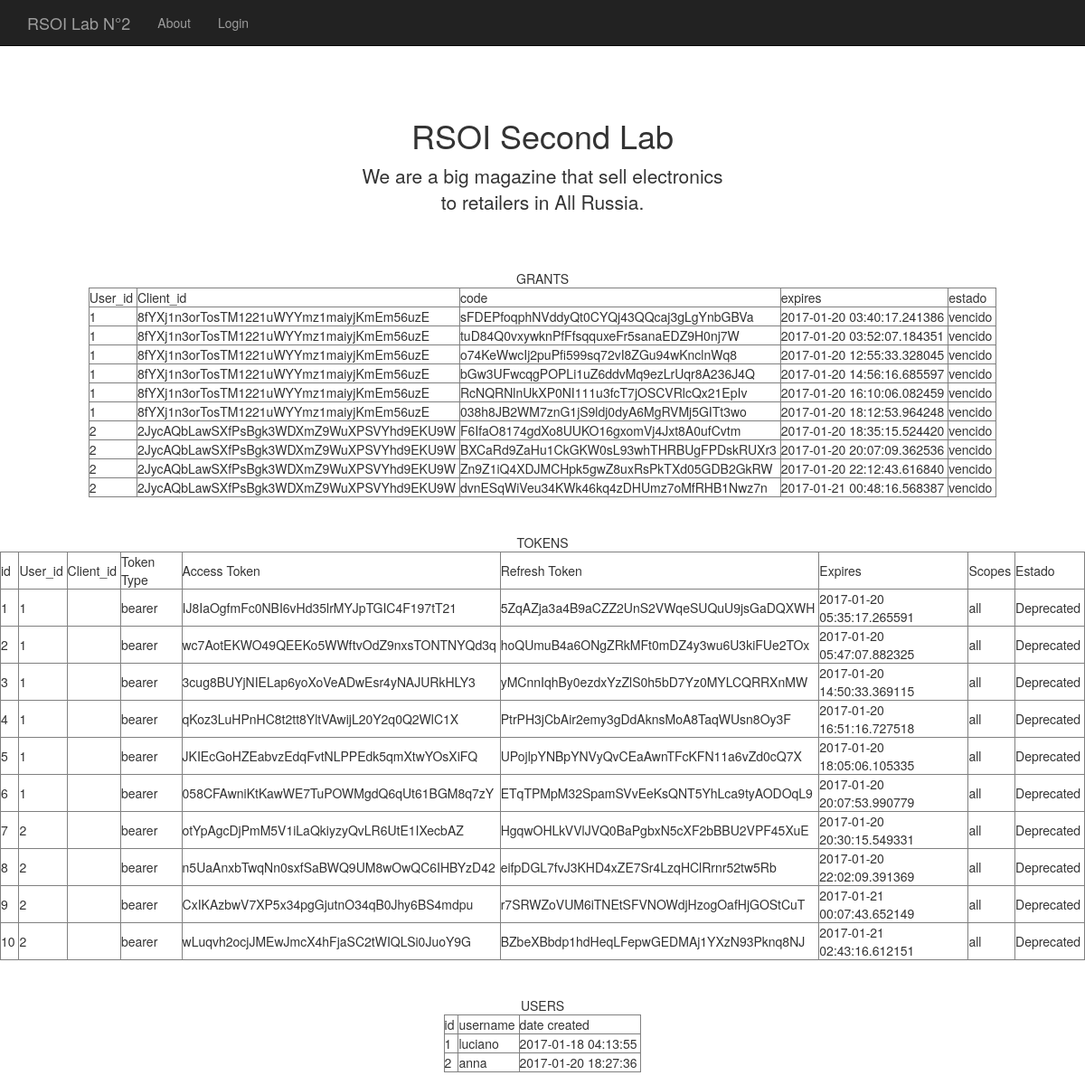
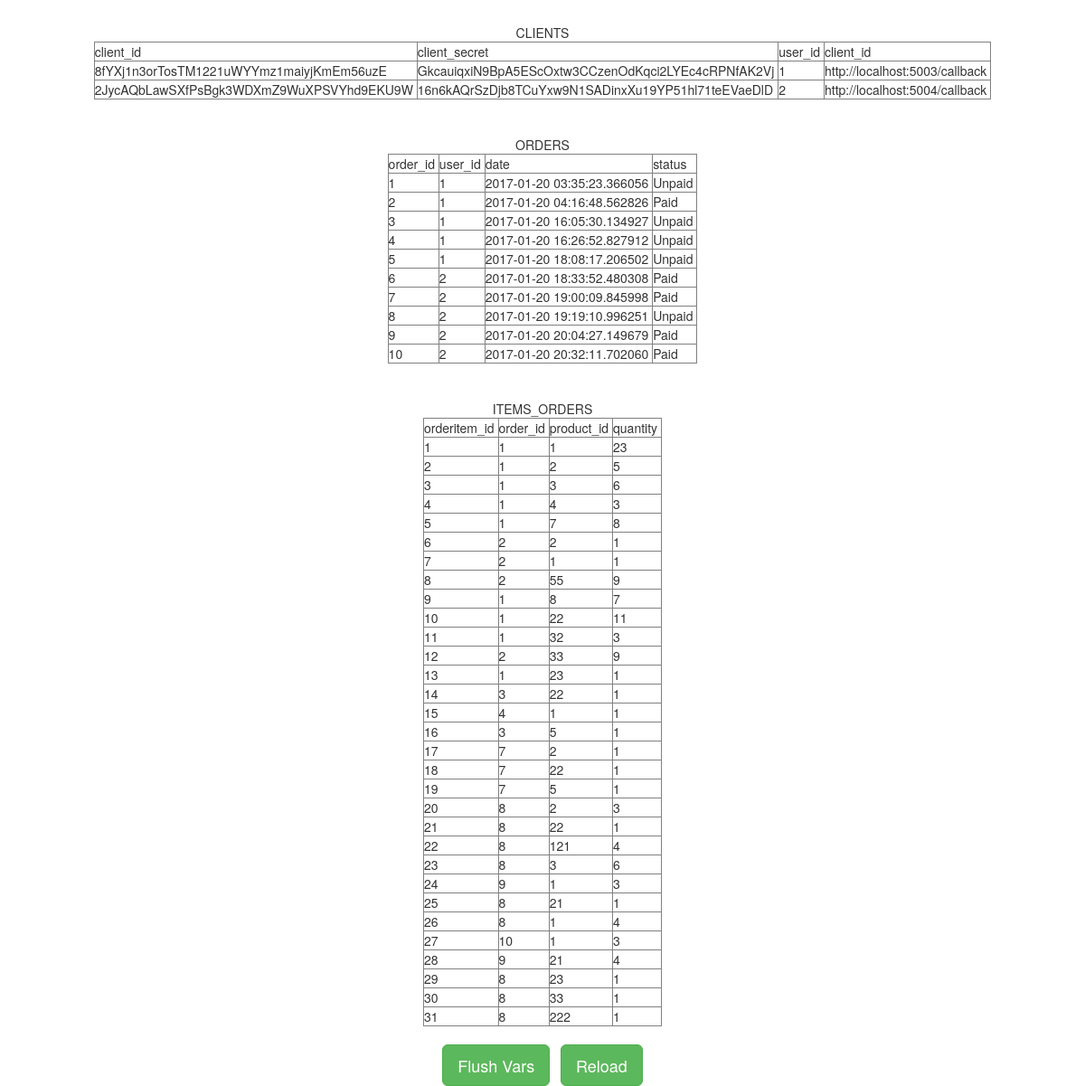
The page /api/printvars on the database as committed earlier (2 pictures, top to bottom).
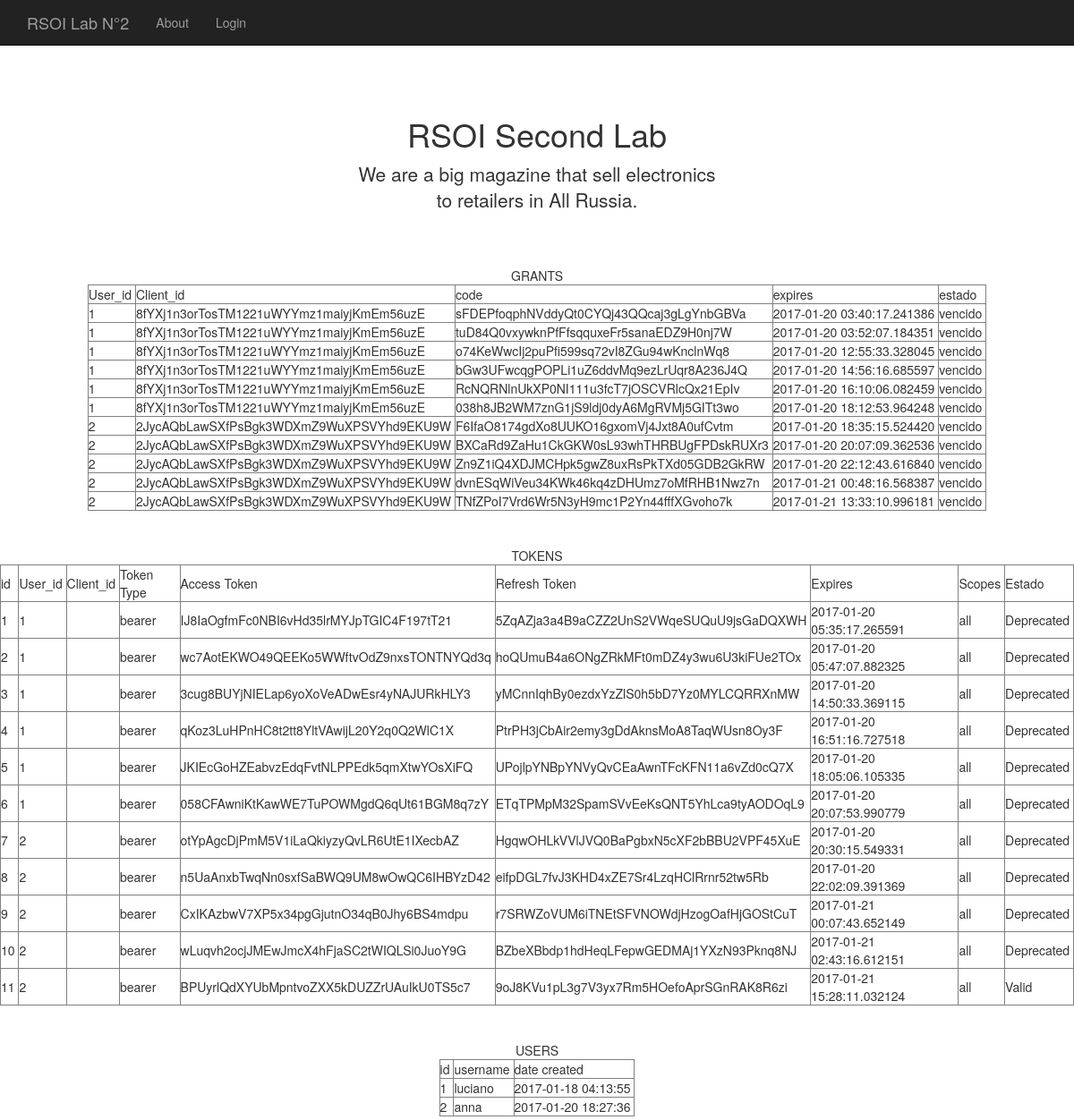
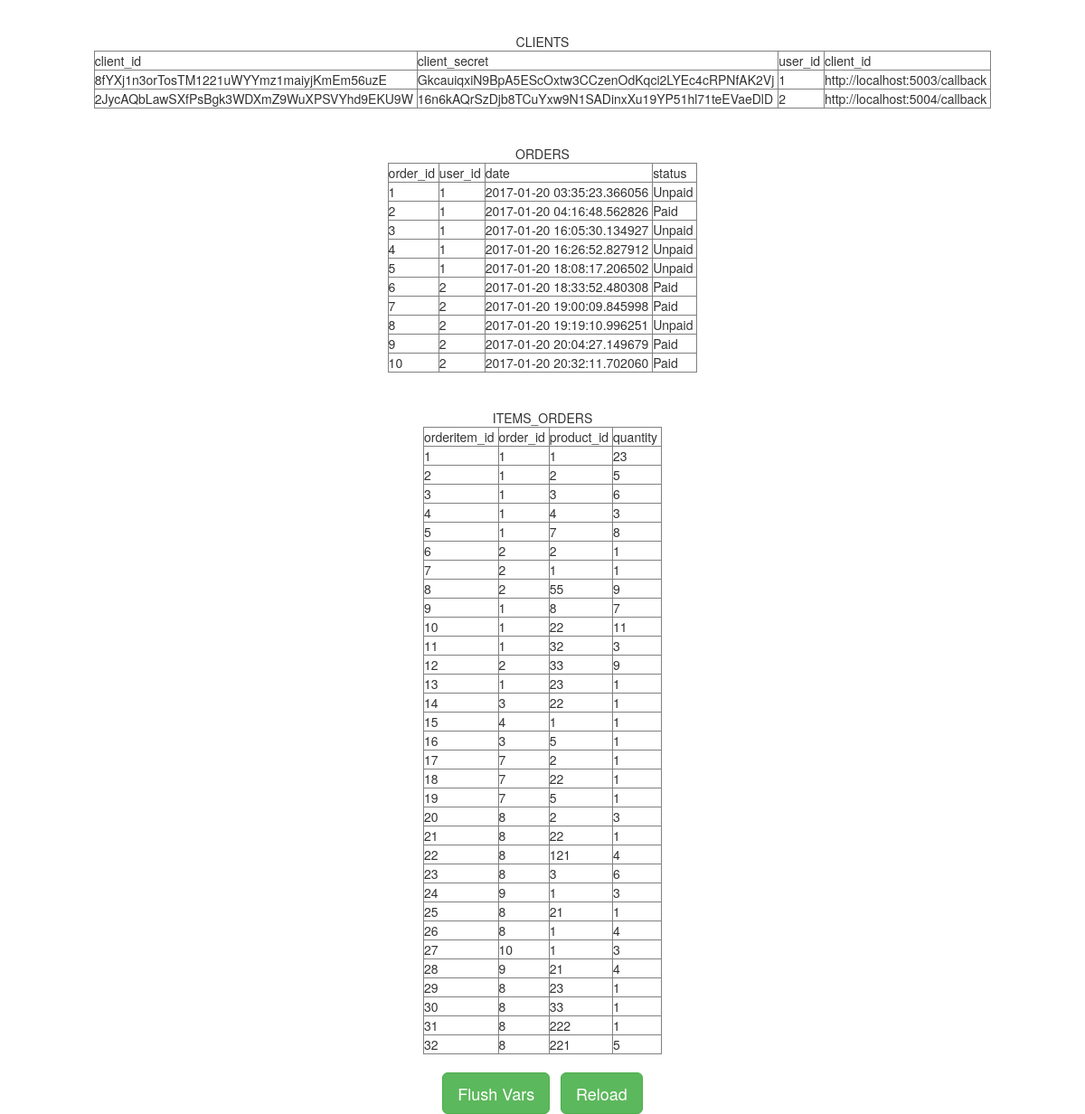
The same page on the database as committed later (2 pictures, top to bottom).
### api.py (models this page shows, shortened)
class Grant(db.Model):
    id = db.Column(db.Integer, primary_key=True)
    user_id = db.Column(db.Integer, db.ForeignKey('users.id', ondelete='CASCADE'))
    user = db.relationship('User') # UNA RELACION CON LA CLASE USUARIO
    client_id = db.Column(db.String(40), db.ForeignKey('client.client_id'), nullable=False, )
    client = db.relationship('Client')   # UNA RELACION CON LA CLASE CLIENTE
    code = db.Column(db.String(255), index=True, nullable=False)
    redirect_uri = db.Column(db.String(255))
    expires = db.Column(db.DateTime)
    _scopes = db.Column(db.Text)

class Token(db.Model):
    id = db.Column(db.Integer, primary_key=True)
    client_id = db.Column(
        db.String(40), db.ForeignKey('client.client_id'),
        nullable=False,
    )
    client = db.relationship('Client')
    user_id = db.Column(
        db.Integer, db.ForeignKey('users.id')
    )
    user = db.relationship('User')
    token_type = db.Column(db.String(40))
    access_token = db.Column(db.String(255), unique=True)
    refresh_token = db.Column(db.String(255), unique=True)
    expires = db.Column(db.DateTime)
    _scopes = db.Column(db.Text)

class User(db.Model):
    __tablename__ = 'users'
    id = db.Column(db.Integer, primary_key=True)
    username = db.Column(db.String(32), index=True, unique=True)
    password_hash = db.Column(db.String(64))
    created = db.Column(db.DateTime)

class Client(db.Model):
    client_id = db.Column(db.String(40), primary_key=True)
    client_secret = db.Column(db.String(55), nullable=False)
    user_id = db.Column(db.Integer, db.ForeignKey('users.id'))
    user = db.relationship('User')
    _redirect_uris = db.Column(db.Text)
    _default_scopes = db.Column(db.Text)

class Order(db.Model):
    order_id = db.Column(db.Integer, primary_key=True)
    date = db.Column(db.DateTime)
    user_id = db.Column(db.Integer, db.ForeignKey('users.id', ondelete='CASCADE'))
    user = db.relationship('User')
    status = db.Column(db.String(80))

class OrderItem(db.Model):
    orderitem_id = db.Column(db.Integer, primary_key=True)
    order_id = db.Column(db.Integer, db.ForeignKey('order.order_id', ondelete='CASCADE'))
    order = db.relationship('Order')
    product_id = db.Column(db.Integer, db.ForeignKey('product.product_id'))
    product = db.relationship('Product')
    quantity = db.Column(db.Integer)

### api.py (the view)
@app.route('/api/printvars')
def printvariables():
    tokensi = []
    grants = []
    usuarios = []
    clientes = []
    ordenes = []
    itemsordenes = []
    cantidad=Grant.query.count()
    ahora = datetime.now()
    if cantidad >0 :
        resultado = Grant.query.filter_by()
        entries = resultado.all()
        for entry in entries:
            if entry.expires > ahora:
                estado="valido"
            else:
                estado="vencido"
            grants.append({'user_id': entry.user_id,
                          'client_id': entry.client_id,
                          'code': entry.code,
                          'expire': entry.expires,
                          'estado': estado})
    canttoken = Token.query.count()
    if canttoken > 0:
        resultadotoken = Token.query.filter_by()
        entrytoken = resultadotoken.all()
        for entry in entrytoken:
            if entry.expires > ahora:
                estado="Valid"
            else:
                estado="Deprecated"
            tokensi.append({'id': entry.id,
                            'user_id': entry.user_id,
                            'client': entry.client_id,
                            'token_type': entry.token_type,
                            'access_token': entry.access_token,
                            'refresh_token': entry.refresh_token,
                            'expires': entry.expires,
                            '_scopes': entry._scopes,
                            'estado' : estado
                            })
    cantusers = User.query.count()
    if cantusers > 0:
        resultadousers = User.query.filter_by()
        entryusers = resultadousers.all()
        for entry in entryusers:
            usuarios.append({'id': entry.id,
                            'username': entry.username,
                            'created': entry.created.strftime("%Y-%m-%d %H:%M:%S")
                            })
    cantclie = Client.query.count()
    if cantclie > 0:
        resultadoclients = Client.query.filter_by()
        entryclie = resultadoclients.all()
        for entry in entryclie:
            clientes.append({'client_id': entry.client_id,
                             'client_secret': entry.client_secret,
                             'user_id': entry.user_id,
                             'client_url': entry._redirect_uris
                            })
    cantOrders = Order.query.count()
    if cantOrders > 0:
        resultadoordenes = Order.query.filter_by()
        entryordenes = resultadoordenes.all()
        for entry in entryordenes:
            ordenes.append({'order_id': entry.order_id,
                             'date': entry.date,
                             'user_id': entry.user_id,
                             'status': entry.status
                            })
    cantitemordenes = OrderItem.query.count()
    if cantitemordenes > 0:
        resultadoitemsordenes = OrderItem.query.filter_by()
        entryitemsordenes = resultadoitemsordenes.all()
        for entry in entryitemsordenes:
            itemsordenes.append({'orderitem_id': entry.orderitem_id,
                             'order_id': entry.order_id,
                             'product_id': entry.product_id,
                             'quantity': entry.quantity
                            })
    return flask.render_template('printvars.html', items=grants, toquens=tokensi, users=usuarios, clients=clientes, orders=ordenes, ios=itemsordenes)

### templates/printvars.html (shortened to what this page needs)
<!DOCTYPE html>
<html lang="en">
  <head>
    <link href="../static/css/bootstrap.min.css" rel="stylesheet">
    <link href="../static/css/starter-template.css" rel="stylesheet">
  </head>
  <body>
    <nav class="navbar navbar-inverse navbar-fixed-top">
      <div class="container">
        <div class="navbar-header">
          <a class="navbar-brand" href="#">RSOI Lab N°2</a>
        </div>
        <div id="navbar" class="collapse navbar-collapse">
          <ul class="nav navbar-nav">
            <li><a href="/api/about">About</a></li>
            <li><a href="/api/login">Login</a></li>
          </ul>
        </div>
      </div>
    </nav>
    <br>
    <div class="container">
      <div class="starter-template">
        <h1>RSOI Second Lab</h1>
        <p class="lead">We are a big magazine that sell electronics<br> to retailers in All Russia.</p>
      </div>
    </div>
    <div align="center">GRANTS
        <table border="1">
            <tbody>
                <tr>
                    <td>User_id&nbsp;</td>
                    <td>Client_id&nbsp;</td>
                    <td>code&nbsp;</td>
                    <td>expires&nbsp;</td>
                    <td>estado&nbsp;</td>
                </tr>
                {% for item in items %}
                <tr>
                    <td>{{ item.user_id }}&nbsp;</td>
                    <td>{{ item.client_id }}&nbsp;</td>
                    <td>{{ item.code }}&nbsp;</td>
                    <td>{{ item.expire }}&nbsp;</td>
                    <td>{{ item.estado }}&nbsp;</td>
                </tr>
            {% endfor %}
            </tbody>
        </table>
        <br><br>
    <div align="center">TOKENS
        <table border="1">
            <tbody>
                <tr>
                    <td>id&nbsp;</td>
                    <td>User_id&nbsp;</td>
                    <td>Client_id&nbsp;</td>
                    <td>Token Type&nbsp;</td>
                    <td>Access Token&nbsp;</td>
                    <td>Refresh Token&nbsp;</td>
                    <td>Expires&nbsp;</td>
                    <td>Scopes&nbsp;</td>
                    <td>Estado&nbsp;</td>
                </tr>
                {% for toquen in toquens %}
                <tr>
                    <td>{{ toquen.id }}&nbsp;</td>
                    <td>{{ toquen.user_id }}&nbsp;</td>
                    <td>{{ toquen.client_id }}&nbsp;</td>
                    <td>{{ toquen.token_type }}&nbsp;</td>
                    <td>{{ toquen.access_token }}&nbsp;</td>
                    <td>{{ toquen.refresh_token }}&nbsp;</td>
                    <td>{{ toquen.expires }}&nbsp;</td>
                    <td>{{ toquen._scopes }}&nbsp;</td>
                    <td>{{ toquen.estado }}&nbsp;</td>
                </tr>
            {% endfor %}
            </tbody>
        </table>
        <br>
        <br>
        <div align="center">USERS
        <table border="1">
            <tbody>
                <tr>
                    <td>id&nbsp;</td>
                    <td>username&nbsp;</td>
                    <td>date created&nbsp;</td>
                </tr>
                {% for user in users %}
                <tr>
                    <td>{{ user.id }}&nbsp;</td>
                    <td>{{ user.username }}&nbsp;</td>
                    <td>{{ user.created }}&nbsp;</td>
                </tr>
            {% endfor %}
            </tbody>
        </table>
        <br><br>
        <div align="center">CLIENTS
        <table border="1">
            <tbody>
                <tr>
                    <td>client_id&nbsp;</td>
                    <td>client_secret&nbsp;</td>
                    <td>user_id&nbsp;</td>
                    <td>client_id&nbsp;</td>
                </tr>
                {% for client in clients %}
                <tr>
                    <td>{{ client.client_id }}&nbsp;</td>
                    <td>{{ client.client_secret }}&nbsp;</td>
                    <td>{{ client.user_id }}&nbsp;</td>
                    <td>{{ client.client_url }}&nbsp;</td>
                </tr>
            {% endfor %}
            </tbody>
        </table>
                <br><br>
        <div align="center">ORDERS
        <table border="1">
            <tbody>
                <tr>
                    <td>order_id&nbsp;</td>
                    <td>user_id&nbsp;</td>
                    <td>date&nbsp;</td>
                    <td>status&nbsp;</td>
                </tr>
                {% for order in orders %}
                <tr>
                    <td>{{ order.order_id }}&nbsp;</td>
                    <td>{{ order.user_id }}&nbsp;</td>
                    <td>{{ order.date }}&nbsp;</td>
                    <td>{{ order.status }}&nbsp;</td>
                </tr>
            {% endfor %}
            </tbody>
        </table>
         <br><br>
        <div align="center">ITEMS_ORDERS
        <table border="1">
            <tbody>
                <tr>
                    <td>orderitem_id&nbsp;</td>
                    <td>order_id&nbsp;</td>
                    <td>product_id&nbsp;</td>
                    <td>quantity&nbsp;</td>
                </tr>
                {% for io in ios %}
                <tr>
                    <td>{{ io.orderitem_id }}&nbsp;</td>
                    <td>{{ io.order_id }}&nbsp;</td>
                    <td>{{ io.product_id }}&nbsp;</td>
                    <td>{{ io.quantity }}&nbsp;</td>
                </tr>
            {% endfor %}
            </tbody>
        </table>
        <br>
         <a class="btn btn-lg btn-success" href="/api/flush" role="button">Flush Vars</a>&nbsp;&nbsp;
         <a class="btn btn-lg btn-success" href="/api/printvars" role="button">Reload</a>
    </div>
  </body>
</html>

### static/css/starter-template.css (style rules this page uses)
body { padding-top: 50px; }
.starter-template { padding: 40px 15px; text-align: center; }

Rows that differ between the two databases and show on the page:
added Grant: user_id "2", client_id "2JycAQbLawSXfPsBgk3WDXmZ9WuXPSVYhd9EKU9W", code "TNfZPoI7Vrd6Wr5N3yH9mc1P2Yn44fffXGvoho7k", expire "2017-01-21 13:33:10.996181", estado "vencido"
added Token: id "11", user_id "2", token_type "bearer", access_token "BPUyrlQdXYUbMpntvoZXX5kDUZZrUAuIkU0TS5c7", refresh_token "9oJ8KVu1pL3g7V3yx7Rm5HOefoAprSGnRAK8R6zi", expires "2017-01-21 15:28:11.032124", _scopes "all", estado "Valid"
added OrderItem: orderitem_id "32", order_id "8", product_id "221", quantity "5"
